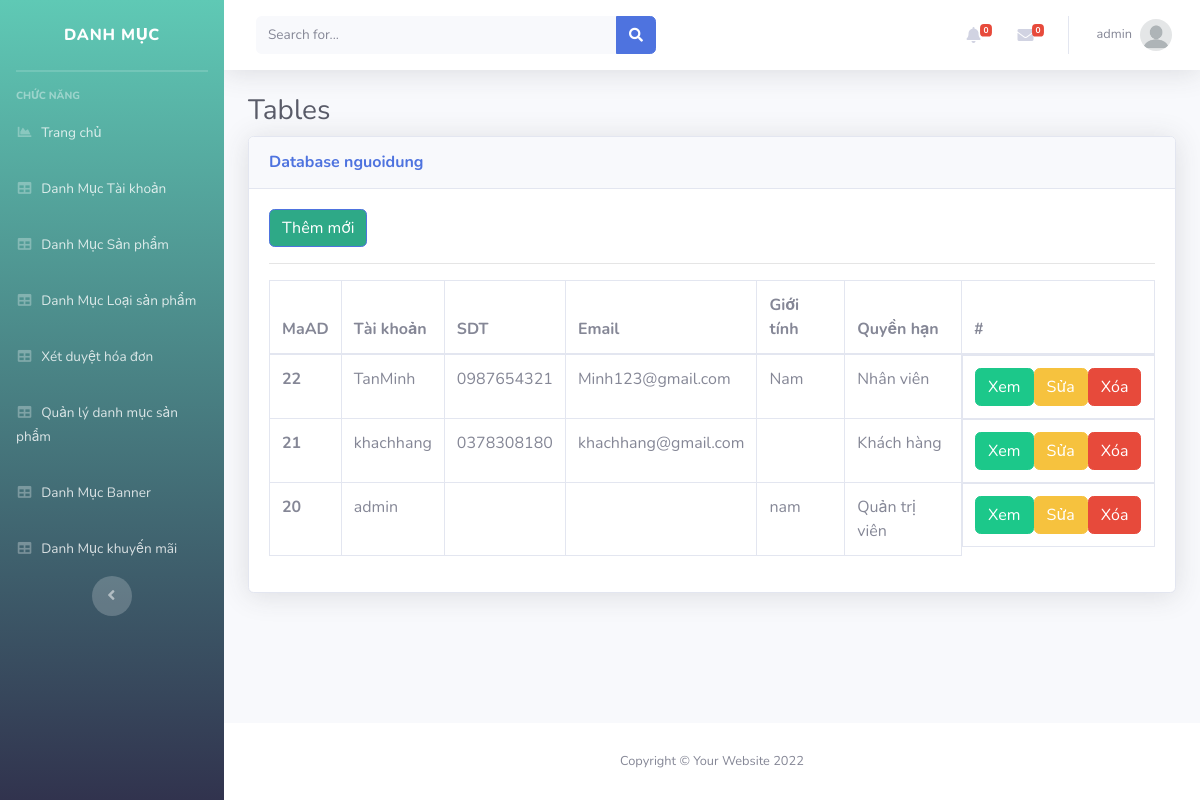
Before: /Admin/index.php?mod=nguoidung (signed in) with the older database file.
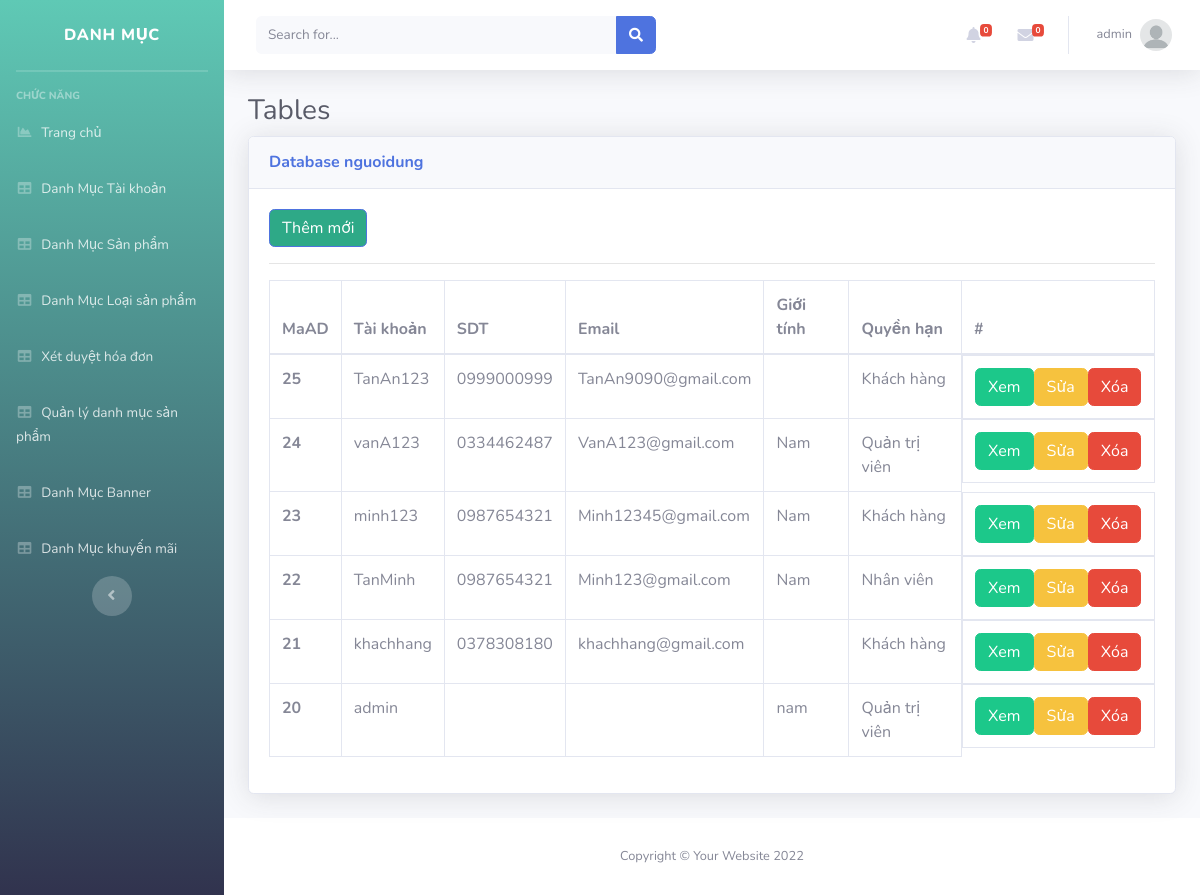
After: the same page with the newer database file.
### tables this page shows
CREATE TABLE `nguoidung` (
  `MaND` int(11) NOT NULL,
  `Ho` varchar(20) NOT NULL,
  `Ten` varchar(20) NOT NULL,
  `GioiTinh` varchar(10) NOT NULL,
  `SDT` varchar(20) DEFAULT NULL,
  `Email` varchar(50) NOT NULL,
  `DiaChi` varchar(200) NOT NULL,
  `TaiKhoan` varchar(100) NOT NULL,
  `MatKhau` varchar(100) NOT NULL,
  `mapx` varchar(5) DEFAULT NULL,
  `MaQuyen` int(11) NOT NULL,
  `TrangThai` int(11) NOT NULL
);

### Admin/MVC/controllers/NguoiDungController.php (called while the page is built, shortened)
<?php
class NguoiDungController
{
    var $nguoidung_model;
    public function __construct()
    {
        $this->nguoidung_model = new nguoidung();
    }
    public function list()
    {
        $data = $this->nguoidung_model->All();
        require_once("MVC/Views/Admin/index.php");
    }
}

### Admin/MVC/Models/connection.php (called while the page is built, shortened)
<?php
    class Connection{
        function __construct()
        {
            $severname ="localhost";
            $username ="root";
            $password ="";
            $db_name ="shopbansach";
            $this->conn = new mysqli($severname,$username,$password,$db_name);
        }
    }
?>

### Admin/MVC/Models/model.php (called while the page is built, shortened)
<?php
require_once("connection.php");
class Model
{
    var $table;
    var $contens;
    function __construct()
    {
        $conn_obj = new Connection();
        $this->conn = $conn_obj->conn;
    }
    function All()
    {
        $query = "select * from $this->table ORDER BY $this->contens DESC ";
        require("result.php");
        return $data;
    }
}

### Admin/MVC/Models/result.php (called while the page is built)
<?php
$result = $this->conn->query($query);
$data = array();
while ($row = $result->fetch_assoc()) {
    $data[] = $row;
}
?>

### Admin/MVC/Views/nguoidung/list.php (the view, shortened to what this page needs)
<?php if (isset($_SESSION['isLogin_Admin']) && $_SESSION['isLogin_Admin'] == true) { ?>
<a style="background-color: #2ea987;" href="?mod=nguoidung&act=add" type="button" class="btn btn-primary">Thêm mới</a>
<?php } ?>
<hr>
<table class="table table-bordered" id="dataTable" width="100%" cellspacing="0">
  <thead>
    <tr>
      <th scope="col">MaAD</th>
      <th scope="col">Tài khoản</th>
      <th scope="col">SDT</th>
      <th scope="col">Email</th>
      <th scope="col">Giới tính</th>
      <th scope="col">Quyền hạn</th>
      <th>#</th>
    </tr>
  </thead>
  <tbody>
    <?php foreach ($data as $row) { ?>
      <tr>
        <th scope="row"><?= $row['MaND'] ?></th>
        <td><?= $row['TaiKhoan'] ?></td>
        <td><?= $row['SDT'] ?></td>
        <td><?= $row['Email'] ?></td>
        <td><?= $row['GioiTinh'] ?></td>
        <td>
          <?php
          if ($row['MaQuyen'] == 2) {
            echo 'Quản trị viên';
          } else {
            if ($row['MaQuyen'] == 1) {
              echo 'Khách hàng';
            } else {
              echo 'Nhân viên';
            }
          }
          ?>
        </td>
        <td style="display: flex;">
          <a href="?mod=nguoidung&act=detail&id=<?= $row['MaND'] ?>" type="button" class="btn btn-success">Xem</a>
          <?php if (isset($_SESSION['isLogin_Admin']) && $_SESSION['isLogin_Admin'] == true) { ?>
          <a href="?mod=nguoidung&act=edit&id=<?= $row['MaND'] ?>" type="button" class="btn btn-warning">Sửa</a>
          <a href="?mod=nguoidung&act=delete&id=<?= $row['MaND'] ?>" onclick="return confirm('Bạn có thật sự muốn xóa ?');" type="button" class="btn btn-danger">Xóa</a>
          <?php }?>
        </td>
      </tr>
    <?php } ?>
  </tbody>
</table>

### Admin/index.php (shortened to what this page needs)
<?php
if (isset($_SESSION['isLogin_Admin']) && $_SESSION['isLogin_Admin'] == true) {
    $mod = isset($_GET['mod']) ? $_GET['mod'] : "login";
    $act = isset($_GET['act']) ? $_GET['act'] : "admin";
    switch ($mod) {
        case 'nguoidung':
            require_once('MVC/controllers/NguoiDungController.php');
            $controller_obj = new NguoiDungController();
            switch ($act) {
                default:
                    $controller_obj->list();
                    break;
            }
            break;
    }
}

### Admin/MVC/Views/admin/index.php (shortened to what this page needs)
<!DOCTYPE html>
<html lang="en">
<head>
  <link href="public/vendor/fontawesome-free/css/all.min.css" rel="stylesheet" type="text/css">
  <link href="public/css/./sb-admin-2.min.css" rel="stylesheet" type="text/css">
  <link href="https://cdn.jsdelivr.net/npm/summernote@0.8.18/dist/summernote.min.css" rel="stylesheet">
  <link type="text/css" rel="stylesheet" href="https://cdn.datatables.net/1.10.20/css/jquery.dataTables.min.css">
</head>
<body id="page-top">
  <div id="wrapper">
    <?php require_once('menu.php') ?>
    <div id="content-wrapper" class="d-flex flex-column">
      <div id="content">
        <?php require_once('header.php') ?>
        <div class="container-fluid">
          <h1 class="h3 mb-2 text-gray-800">Tables</h1>
          <div class="card shadow mb-4">
            <div class="card-header py-3">
              <h6 class="m-0 font-weight-bold text-primary">
                <?php
                $mod = isset($_GET['mod']) ? $_GET['mod'] : "login";
                echo "Database " . $mod;
                ?>
              </h6>
            </div>
            <div class="card-body">
              <div class="table-responsive">
                <?php
                if (isset($_SESSION['isLogin_Admin']) && $_SESSION['isLogin_Admin'] == true) {
                  $mod = isset($_GET['mod']) ? $_GET['mod'] : "login";
                  $act = isset($_GET['act']) ? $_GET['act'] : "admin";
                  switch ($mod) {
                    case 'nguoidung':
                      switch ($act) {
                        default:
                          require_once('MVC/views/nguoidung/list.php');
                          break;
                      }
                      break;
                  }
                }
                ?>
              </div>
            </div>
          </div>
        </div>
      </div>
      <?php require_once('footer.php') ?>
</body>
</html>

### Admin/MVC/Views/admin/menu.php
 <ul style="  background: linear-gradient(#5fc9b5 , #31334e);" class="navbar-nav  sidebar sidebar-dark accordion" id="accordionSidebar">
<a class="sidebar-brand d-flex align-items-center justify-content-center" href="index.php">
  <div class="sidebar-brand-text mx-3">Danh Mục</div>
</a>
<hr class="sidebar-divider my-0">
<hr class="sidebar-divider">
<div class="sidebar-heading">
  Chức năng
</div>
<?php if (isset($_SESSION['isLogin_Admin']) && $_SESSION['isLogin_Admin'] == true) { ?>
<li class="nav-item">
  <a class="nav-link" href="index.php">
    <i class="fas fa-fw fa-chart-area"></i>
    <span>Trang chủ</span></a>
</li>
<?php } ?>
<?php if (isset($_SESSION['isLogin_Admin']) && $_SESSION['isLogin_Admin'] == true) { ?>
<li class="nav-item">
  <a class="nav-link" href="?mod=nguoidung">
    <i class="fas fa-fw fa-table"></i>
    <span>Danh Mục Tài khoản</span></a>
</li>
<?php } ?>
<li class="nav-item">
  <a class="nav-link" href="?mod=sanpham">
    <i class="fas fa-fw fa-table"></i>
    <span>Danh Mục Sản phẩm</span></a>
</li>
<li class="nav-item">
  <a class="nav-link" href="?mod=loaisanpham">
    <i class="fas fa-fw fa-table"></i>
    <span>Danh Mục Loại sản phẩm</span></a>
</li>
<li class="nav-item">
  <a class="nav-link" href="?mod=hoadon">
    <i class="fas fa-fw fa-table"></i>
    <span>Xét duyệt hóa đơn</span></a>
</li>
<li class="nav-item">
  <a class="nav-link" href="?mod=danhmuc">
    <i class="fas fa-fw fa-table"></i>
    <span>Quản lý danh mục sản phẩm</span></a>
</li>
<?php if (isset($_SESSION['isLogin_Admin']) && $_SESSION['isLogin_Admin'] == true) { ?>
<li class="nav-item">
  <a class="nav-link" href="?mod=banner">
    <i class="fas fa-fw fa-table"></i>
    <span>Danh Mục Banner</span></a>
</li>
<?php }?>
<li class="nav-item">
  <a class="nav-link" href="?mod=khuyenmai">
    <i class="fas fa-fw fa-table"></i>
    <span>Danh Mục khuyến mãi</span></a>
</li>
<div class="text-center d-none d-md-inline">
  <button class="rounded-circle border-0" id="sidebarToggle"></button>
</div>
</ul>

### Admin/MVC/Views/admin/header.php (shortened to what this page needs)
<nav class="navbar navbar-expand navbar-light bg-white topbar mb-4 static-top shadow">
  <form class="d-none d-sm-inline-block form-inline mr-auto ml-md-3 my-2 my-md-0 mw-100 navbar-search">
    <div class="input-group">
      <input type="text" class="form-control bg-light border-0 small" placeholder="Search for..." aria-label="Search" aria-describedby="basic-addon2">
      <div class="input-group-append">
        <button class="btn btn-primary" type="button">
          <i class="fas fa-search fa-sm"></i>
        </button>
      </div>
    </div>
  </form>
  <ul class="navbar-nav ml-auto">
    <li class="nav-item dropdown no-arrow mx-1">
      <a class="nav-link dropdown-toggle" href="#" id="alertsDropdown" role="button" data-toggle="dropdown" aria-haspopup="true" aria-expanded="false">
        <i class="fas fa-bell fa-fw"></i>
        <span class="badge badge-danger badge-counter">0</span>
      </a>
    </li>
    <li class="nav-item dropdown no-arrow mx-1">
      <a class="nav-link dropdown-toggle" href="#" id="messagesDropdown" role="button" data-toggle="dropdown" aria-haspopup="true" aria-expanded="false">
        <i class="fas fa-envelope fa-fw"></i>
        <span class="badge badge-danger badge-counter">0</span>
      </a>
    </li>
    <li class="nav-item dropdown no-arrow">
      <a class="nav-link dropdown-toggle" href="#" id="userDropdown" role="button" data-toggle="dropdown" aria-haspopup="true" aria-expanded="false">
        <span class="mr-2 d-none d-lg-inline text-gray-600 small"><?=$_SESSION['login']['TaiKhoan']?></span>
        <img class="img-profile rounded-circle" src="../public/img/author.png">
      </a>
    </li>
  </ul>
</nav>

### Admin/MVC/Views/admin/footer.php
<footer class="sticky-footer bg-white">
    <div class="container my-auto">
        <div class="copyright text-center my-auto">
            <span>Copyright &copy; Your Website <?php echo date("Y")?></span>
        </div>
    </div>
</footer>

Changed rows visible on the page:
added nguoidung: MaND "25", TaiKhoan "TanAn123", SDT "0999000999", Email "TanAn9090@gmail.com", shows "Khách hàng"
added nguoidung: MaND "24", TaiKhoan "vanA123", SDT "0334462487", Email "VanA123@gmail.com", GioiTinh "Nam", shows "Quản trị viên"
added nguoidung: MaND "23", TaiKhoan "minh123", SDT "0987654321", Email "Minh12345@gmail.com", GioiTinh "Nam", shows "Khách hàng"
